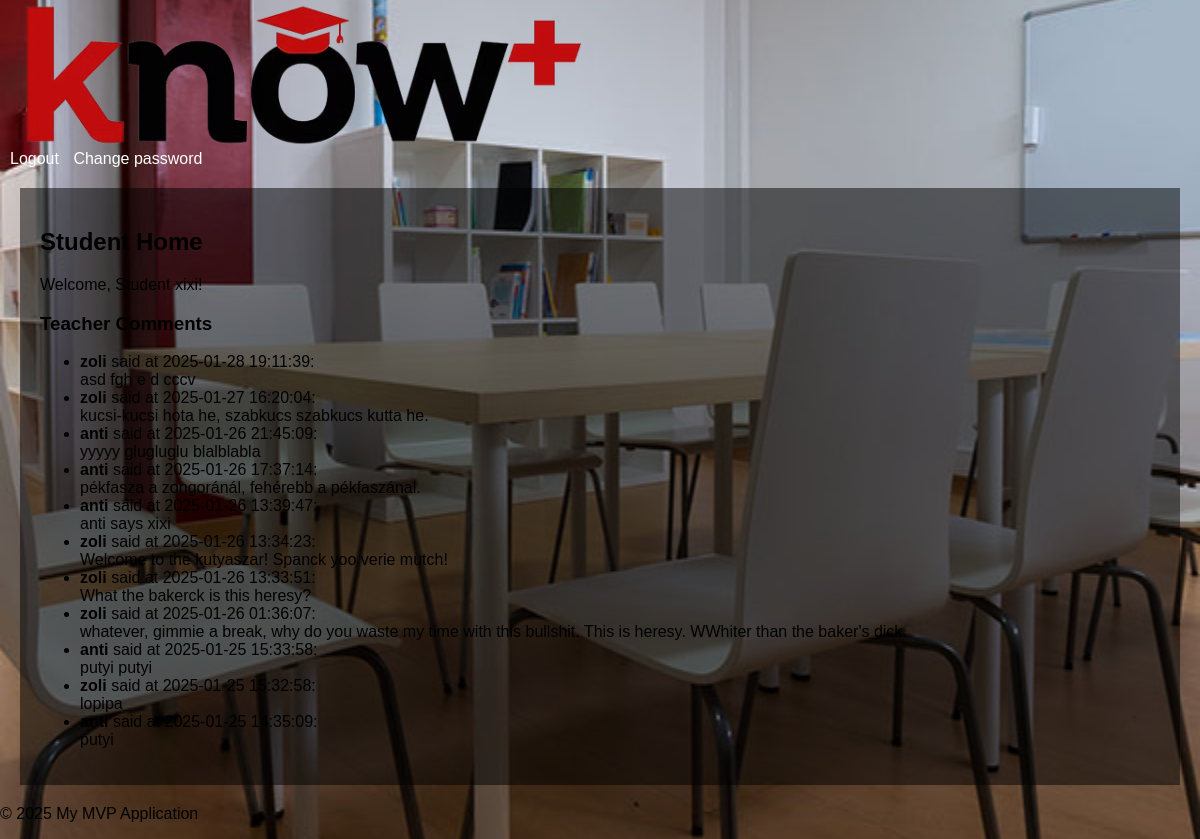
Screenshot of /student (signed in) with the database file from the repository.
### models.py (models this page shows, shortened)
class User(db.Model, UserMixin):
    id = db.Column(db.Integer, primary_key=True)
    username = db.Column(db.String(80), unique=True, nullable=False)
    password_hash = db.Column(db.String(128))
    user_type = db.Column(db.Enum(UserType), nullable=False)  # Using UserType enum for role

class Comment(db.Model):
    id = db.Column(db.Integer, primary_key=True)
    teacher_id = db.Column(db.Integer, db.ForeignKey('user.id', ondelete='CASCADE'), nullable=False)
    student_id = db.Column(db.Integer, db.ForeignKey('user.id', ondelete='CASCADE'), nullable=False)
    content = db.Column(db.Text, nullable=False)
    timestamp = db.Column(db.DateTime, default=datetime.utcnow)
    teacher = db.relationship('User', foreign_keys=[teacher_id])
    student = db.relationship('User', foreign_keys=[student_id])

### app.py (the view)
@app.route('/student')
@login_required
def student_home():
    if current_user.user_type != UserType.STUDENT:
        return 'Unauthorized', 403
    teacher_comments = Comment.query.filter_by(student_id=current_user.id).order_by(Comment.timestamp.desc()).all()
    return render_template('student_home.html', teacher_comments=teacher_comments)

### app.py (called while the page is built)
@login_manager.user_loader
def load_user(user_id):
    return User.query.get(int(user_id))  # Load from the unified User model

### templates/student_home.html (shortened to what this page needs)
{% extends 'base.html' %}
{% block content %}
  <div class="teacher_student_container">
    <h2>Student Home</h2>
    {% if admin_view %}
      <div class="alert alert-info" role="alert">
        You are viewing this page as Administrator.
      </div>
      <p>Viewing Student Page: <strong>{{ student.username }}</strong></p>
    {% else %}
      <p>Welcome, Student {{ current_user.username }}!</p>
    {% endif %}
    <h3>Teacher Comments</h3>
    <ul class="list-group">
    {% for comment in teacher_comments %}
        <li class="list-group-item">
            <strong>{{ comment.teacher.username }}</strong> said at {{ comment.timestamp.strftime('%Y-%m-%d %H:%M:%S') }}:
            <br>
            {{ comment.content }}
        </li>
    {% else %}
        <li class="list-group-item">No comments yet.</li>
    {% endfor %}
    </ul>
  </div>
{% endblock %}

### static/css/style.css (style rules this page uses)
body { font-family: sans-serif; margin: 0; padding: 0; color: black; background-image: url('static/img/background.jpg'); background-size: cover; background-position: center; }
.teacher_student_container { padding: 20px; margin: 20px; background-color: rgba(0, 0, 0, 0.5); }

### rows the page displays
User: username "xixi"
Comment: teacher.username "zoli", timestamp "2025-01-28 19:11:39", content "asd fgh e d cccv"
Comment: teacher.username "zoli", timestamp "2025-01-27 16:20:04", content "kucsi-kucsi hota he, szabkucs szabkucs kutta he."
Comment: teacher.username "anti", timestamp "2025-01-26 21:45:09", content "yyyyy glugluglu blalblabla"
Comment: teacher.username "anti", timestamp "2025-01-26 17:37:14", content "pékfasza a zongoránál, fehérebb a pékfaszánal."
Comment: teacher.username "anti", timestamp "2025-01-26 13:39:47", content "anti says xixi"
Comment: teacher.username "zoli", timestamp "2025-01-26 13:34:23", content "Welcome to the kutyaszar! Spanck yoo verie mutch!"
Comment: teacher.username "zoli", timestamp "2025-01-26 13:33:51", content "What the bakerck is this heresy?"
Comment: teacher.username "zoli", timestamp "2025-01-26 01:36:07", content "whatever, gimmie a break, why do you waste my time with this bullshit. This is heresy. WWhiter than the baker's dick."
Comment: teacher.username "anti", timestamp "2025-01-25 15:33:58", content "putyi putyi"
Comment: teacher.username "zoli", timestamp "2025-01-25 15:32:58", content "lopipa"
Comment: teacher.username "anti", timestamp "2025-01-25 14:35:09", content "putyi"
